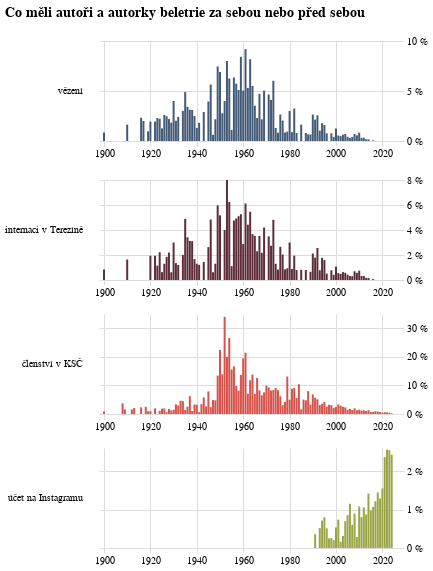

Notebook cell for this chart:
### Code cell
podily_faceted = alt.Chart(do_grafu, title={'text': ["Co měli autoři a autorky beletrie za sebou nebo před sebou"]}, width=300).mark_bar(width=2).encode(
    alt.X("rok:T", 
          title=None,
          axis=alt.Axis(domainOpacity=0, tickColor='#DCDDD6')
    ),
    alt.Y('value:Q', 
          axis=alt.Axis(labelExpr="datum.label * 100 + ' %'", orient='right', domainOpacity=0, tickColor='#DCDDD6'), 
          title=None
    ),
    alt.Color("variable:N", 
              title=None, 
              legend=None,
              scale=alt.Scale(range=['#445B78','#5E2D3A', '#D6534B', '#9CA545','#E09DA3']),
              sort=['vězení','internaci v Terezíně','členství v KSČ','účet na Instagramu']
    ),
    row=alt.Row(
        "variable:N", 
        title=None, 
        spacing=15, 
        header=alt.Header(labelAngle=0, labelAlign='left', labelAnchor='middle', labelFont='Asap'), 
        sort=['vězení','internaci v Terezíně','členství v KSČ','účet na Instagramu']
    )
).resolve_scale(
    x='independent',
    y='independent'
).properties(height=100, width=300).configure_view(stroke='transparent')

podily_faceted

### Figure 1 — Vega-Lite specification as saved in the notebook (floating-point values rounded to 4 significant figures; data arrays with more than 128 entries replaced by an {"elided": "..."} marker saying what was removed)
{"config": {"title": {"font": "Noticia Text", "fontSize": 14, "anchor": "start", "fontWeight": "bolder", "subtitleFont": "Noticia Text", "subtitleFontSize": 12, "subtitleFontWeight": "lighter", "subtitlePadding": 12, "dy": -12}, "axis": {"labelFont": "Asap", "titleFont": "Asap", "fontWeight": "lighter", "titleFontWeight": "lighter", "labelFontSize": 10, "titleFontSize": 10, "labelPadding": 2, "titlePadding": 10}, "legend": {"labelFont": "Asap", "labelFontWeight": "normal", "titleFont": "Asap", "titleFontWeight": "normal", "labelFontSize": 10, "titleFontSize": 10}, "view": {"stroke": "transparent"}}, "data": {"name": "data-ee8c7e9811268221a07d38cb950145dd"}, "mark": {"type": "bar", "width": 2}, "encoding": {"color": {"field": "variable", "legend": null, "scale": {"range": ["#445B78", "#5E2D3A", "#D6534B", "#9CA545", "#E09DA3"]}, "sort": ["vězení", "internaci v Terezíně", "členství v KSČ", "účet na Instagramu"], "title": null, "type": "nominal"}, "row": {"field": "variable", "header": {"labelAlign": "left", "labelAnchor": "middle", "labelAngle": 0, "labelFont": "Asap"}, "sort": ["vězení", "internaci v Terezíně", "členství v KSČ", "účet na Instagramu"], "spacing": 15, "title": null, "type": "nominal"}, "x": {"axis": {"domainOpacity": 0, "tickColor": "#DCDDD6"}, "field": "rok", "title": null, "type": "temporal"}, "y": {"axis": {"domainOpacity": 0, "labelExpr": "datum.label * 100 + ' %'", "orient": "right", "tickColor": "#DCDDD6"}, "field": "value", "title": null, "type": "quantitative"}}, "height": 100, "resolve": {"scale": {"x": "independent", "y": "independent"}}, "title": {"text": ["Co měli autoři a autorky beletrie za sebou nebo před sebou"]}, "width": 300, "$schema": "https://vega.github.io/schema/vega-lite/v5.8.0.json", "datasets": {"data-ee8c7e9811268221a07d38cb950145dd": {"elided": "2016 records"}}}
